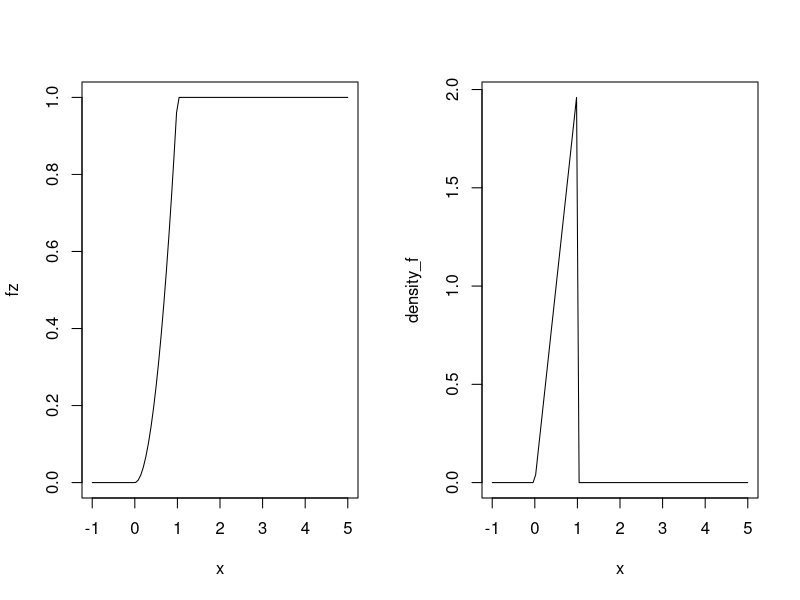

R code for this plot:
# page number: 64

fz <- function(z) {
	y=list()
	for(i in z){
		if(i<0) y=c(y,0)
		else if(i<=1 && i>=0) y=c(y,i^2)
		else if(i>1) y=c(y,1)
	}
	return(y)
}

density_f <- function(z){
	y=list()
	for(i in z){
		if(i<0) y=c(y,0)
		else if(i<=1 && i>=0) y=c(y,2*i)
		else if(i>1) y=c(y,0)
	}
	return(y)
}

par(mfrow=c(1,2))
xlim=c(-1,5)
plot(fz, xlim=xlim)
plot(density_f, xlim=xlim)

# barplot(z)
